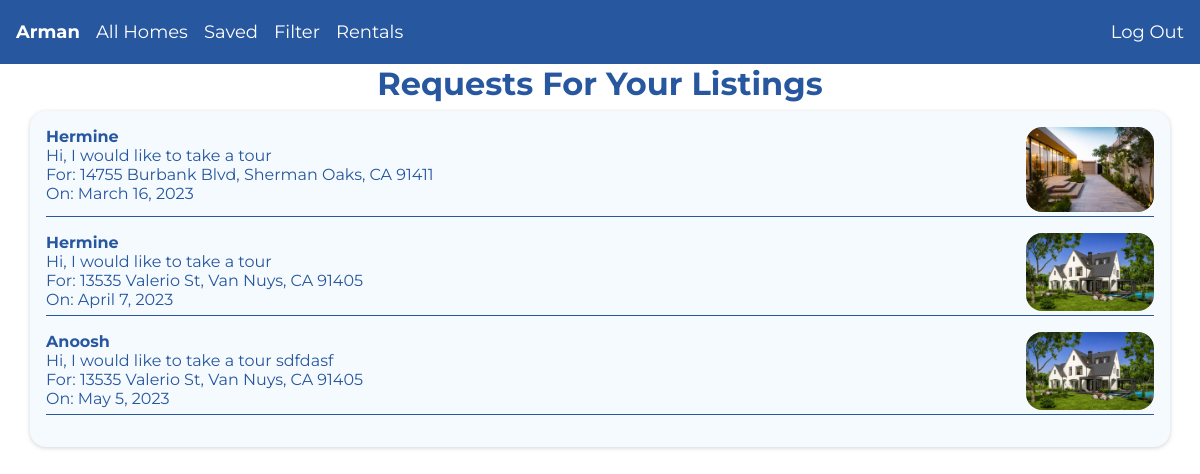
The app's page /requests (signed in) with its own data.
### my_app/models.py (models this page shows, shortened)
class User(AbstractUser):
    pass

class TourRequest(models.Model):
    listing = models.ForeignKey(Listing, on_delete=models.CASCADE, related_name="tour_requests")
    sender = models.ForeignKey("User", on_delete=models.PROTECT, related_name="sent")
    recipients = models.ManyToManyField("User", related_name="mailbox")
    subject = models.CharField(max_length=255)
    body = models.TextField(blank=True)
    date = models.DateField(null=True, blank=True)
    timestamp = models.DateTimeField(auto_now_add=True)

class Listing(models.Model):
    home_type = models.ForeignKey(Property, on_delete=models.CASCADE, null=True, blank=True, related_name="listings")
    description = models.TextField(null=True, blank=True)
    address = models.CharField(max_length=100)
    lot = models.FloatField(blank=True, null=True)
    long = models.FloatField(blank=True, null=True)
    price = models.FloatField(max_length=100, null=True, blank=True)
    bed = models.IntegerField(null=True, blank=True)
    bath = models.IntegerField(null=True, blank=True)
    year_built = models.IntegerField(null=True, blank=True)
    image = models.ImageField(upload_to="images/", null=True, blank=True)
    owner = models.ForeignKey(User, on_delete=models.CASCADE, related_name="listings" )
    saved = models.ManyToManyField(User, blank=True, related_name="saved")

### my_app/views.py (the view)
# urls.py: path("requests", views.requests, name="requests"),
def requests(request):
    try:
        if not request.user.is_authenticated:
            return HttpResponseRedirect(reverse("login"))
        requests = TourRequest.objects.filter(recipients=request.user).order_by('date')
        return render(request, "my_app/requests.html", {
            "requests": requests
        })
    except:
        return render(request, "my_app/requests.html", {
            "message": "Could not fetch data!"
        })

### my_app/templates/my_app/requests.html (shortened to what this page needs)
{% extends "my_app/layout.html" %}
{% block body %}
<h1 class="title">Requests For Your Listings</h1>
<div class="requests">
    {% for request in requests %}
    <div>
        <div>
            <h4>{{ request.sender }}</h4>
            <p>{{ request.body }}</p>
            <p>For: {{ request.subject }}</p>
            <p>On: {{ request.date }}</p>
        </div>
        <div> {% if request.listing.image %}
            <img class="request-img" src="{{ request.listing.image.url }}" alt="">
            {% else %}
            <img class="request-img"
                src="https://www.seekpng.com/png/detail/339-3392184_home-icons-blue-home-icon-blue-png.png" alt="">
            {% endif %}
        </div>
    </div>
    {% endfor %}
</div>
{% endblock %}

### my_app/templates/my_app/layout.html (shortened to what this page needs)
{% load static %}
<!DOCTYPE html>
<html lang="en">
<head>
    <link href='https://api.mapbox.com/mapbox-gl-js/v2.13.0/mapbox-gl.css' rel='stylesheet' />
    <link href="{% static 'my_app/styles.css' %}" rel="stylesheet">
</head>
<body>
    <div class="navbar">
        {% if user.is_authenticated %}
        <b><a class="link" href="{% url 'index' %}">{{ user }}</a></b>
        <div class="dropdown">
            <a class="link" href="{% url 'reset' %}">All Homes</a>
        </div>
        <div class="dropdown">
            <a class="link" href="{% url 'saved' %}">Saved</a>
        </div>
        <div class="dropdown">
            <button class="link">Filter</button>
        </div>
        <div class="dropdown">
            <button class="link">Rentals</button>
        </div>
        <div class="log-out dropdown"><a class="link" href="{% url 'logout' %}">Log Out</a></div>
        {% else %}
        <div><a class="link" href="{% url 'login' %}">Log In</a></div>
        <div><a class="link" href="{% url 'register' %}">Register</a></div>
        {% endif %}
    </div>
    <div class="body">
        {% block body %}
        {% endblock %}
    </div>
</body>
</html>

### my_app/static/my_app/styles.css (style rules this page uses)
* { margin: 0; padding: 0; box-sizing: border-box; text-decoration: none; list-style-type: none; outline: none; font-family: "Montserrat", sans-serif; }
:root { --color-primary: #27579e; --color-secondary: #f5faff; --box-shadow: 0 1px 4px rgba(194, 194, 194, 0.7); }
body { background-color: white; }
.body { margin-top: 4rem; }
.navbar { position: fixed; z-index: 100; top: 0; width: 100%; height: 4rem; background-color: var(--color-primary); display: flex; align-items: center; padding-left: 1rem; gap: 1rem; }
.link-mobile, .link { background: none; border: none; text-decoration: none; color: white; font-family: inherit; font-size: large; cursor: pointer; }
.log-out { margin-left: auto; margin-right: 1rem; }
.title { color: #27579e; margin: 0.5rem 0; text-align: center; }
.requests { width: 95%; margin: auto; padding: 1rem; border-radius: 1rem; box-shadow: var(--box-shadow); color: var(--color-primary); background-color: var(--color-secondary); }
.requests > div { display: flex; justify-content: space-between; border-bottom: 0.1rem solid var(--color-primary); margin-bottom: 1rem; }
.requests img { border-radius: 1rem; width: 8rem; }

### records on screen
User: username "Arman"
TourRequest: sender "Hermine", body "Hi, I would like to take a tour", subject "14755 Burbank Blvd, Sherman Oaks, CA 91411", date "March 16, 2023", listing.image (picture)
TourRequest: sender "Hermine", body "Hi, I would like to take a tour", subject "13535 Valerio St, Van Nuys, CA 91405", date "April 7, 2023", listing.image (picture)
TourRequest: sender "Anoosh", body "Hi, I would like to take a tour sdfdasf", subject "13535 Valerio St, Van Nuys, CA 91405", date "May 5, 2023", listing.image (picture)
